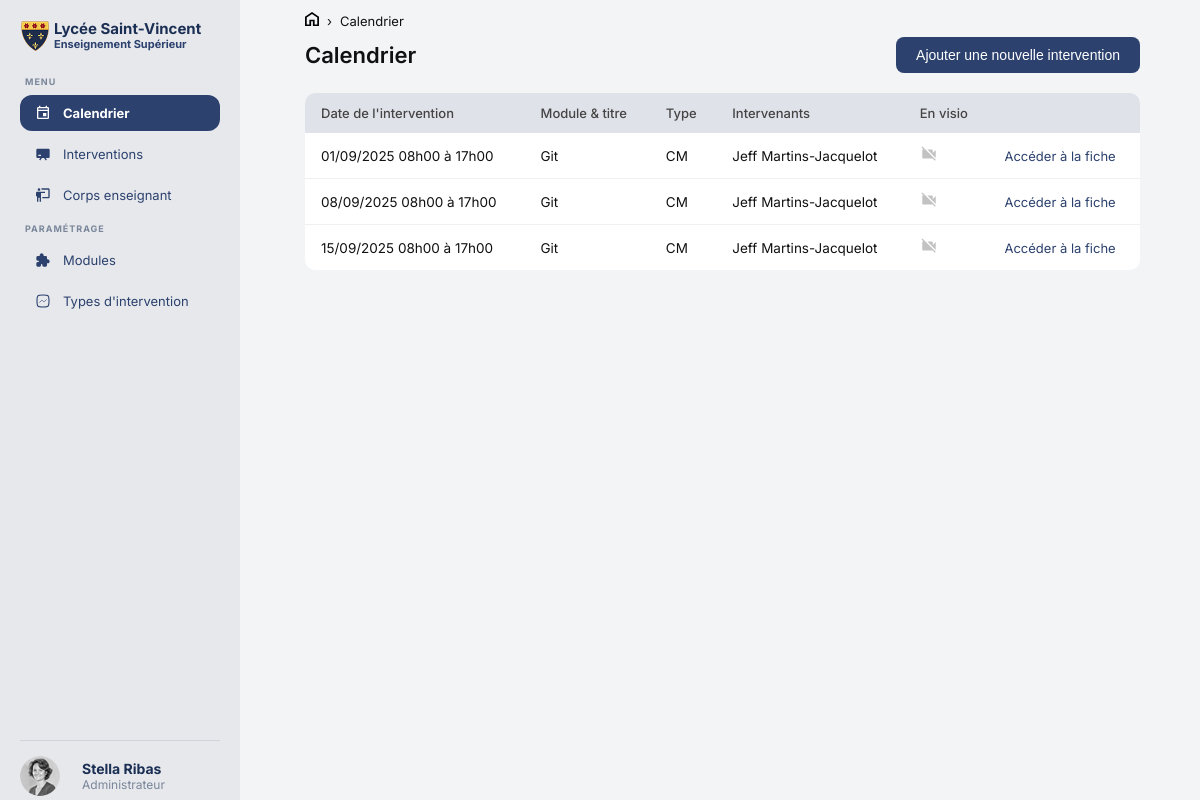
The app's page /calendrier.php with its own data.
### tables this page shows
CREATE TABLE IF NOT EXISTS `course` (
  `id` int NOT NULL AUTO_INCREMENT,
  `start_date` datetime NOT NULL,
  `end_date` datetime NOT NULL,
  `intervention_type_id` int NOT NULL,
  `module_id` int NOT NULL,
  `remotely` tinyint(1) NOT NULL DEFAULT '0',
  `title` varchar(150) DEFAULT NULL,
  PRIMARY KEY (`id`),
  KEY `fk_course_intervention_type` (`intervention_type_id`),
  KEY `fk_course_module` (`module_id`)
);

### database/requetecalendrier.php (called while the page is built, shortened)
<?php
require_once '../fonctions/db.php';
$stmt = $pdo->query("
    SELECT
        c.id,
        CONCAT(
            DATE_FORMAT(c.start_date, '%d/%m/%Y %Hh%i'),
            ' à ',
            DATE_FORMAT(c.end_date, '%Hh%i')
        )                                                   AS date,
        CONCAT(
            m.name,
            IF(c.title IS NOT NULL AND c.title != '',
               CONCAT(' - ', c.title), '')
        )                                                   AS mod_titre,
        COALESCE(it.name, '—')                             AS type,
        GROUP_CONCAT(
            CONCAT(u.first_name, ' ', u.last_name)
            ORDER BY u.last_name
            SEPARATOR ', '
        )                                                   AS intervenants,
        c.remotely                                          AS visio
    FROM course c
    JOIN module m                   ON c.module_id            = m.id
    LEFT JOIN intervention_type it  ON c.intervention_type_id = it.id
    LEFT JOIN course_instructor ci  ON c.id                   = ci.course_id
    LEFT JOIN instructor ins        ON ci.instructor_id       = ins.id
    LEFT JOIN users u               ON ins.user_id            = u.id
    GROUP BY c.id, c.start_date, c.end_date, m.name, c.title, it.name, c.remotely
    ORDER BY c.start_date ASC
");
$types = $stmt->fetchAll(PDO::FETCH_ASSOC);

### public/calendrier.php (the view, shortened to what this page needs)
<?php
require_once '../fonctions/db.php';
require_once '../database/requetecalendrier.php';
?>
<!DOCTYPE html>
<html lang="fr">
<head>
    <link rel="stylesheet" href="assets/css/header.css">
    <link rel="stylesheet" href="assets/css/calendrier.css">
</head>
<body class="pageintervention">
<div class="page">
    <?php require_once '../inclus/header.php'; ?>
    <main class="contenu">
        <nav class="fil">
            <a href="index.php"><img src="assets/images/Home.svg"></a>
            <span>›</span>
            <a href="calendrier.php">Calendrier</a>
        </nav>
        <div class="entete-page">
            <p class="titre-principal">Calendrier</p>
            <button class="bouton-ajouter" onclick="document.getElementById('modal-ajouter').showModal()">
                Ajouter une nouvelle intervention
            </button>
        </div>
        <table class="table">
            <thead>
            <tr>
                <th>Date de l'intervention</th>
                <th>Module &amp; titre</th>
                <th>Type</th>
                <th>Intervenants</th>
                <th>En visio</th>
                <th></th>
            </tr>
            </thead>
            <tbody>
            <?php foreach ($types as $type): ?>
                <tr>
                    <td><?= htmlspecialchars($type['date'] ?? '') ?></td>
                    <td><?= htmlspecialchars($type['mod_titre'] ?? '—') ?></td>
                    <td><?= htmlspecialchars($type['type'] ?? '—') ?></td>
                    <td><?= htmlspecialchars($type['intervenants'] ?? '—') ?></td>
                    <td>
                        <?php if ($type['visio']): ?>
                            <svg xmlns="http://www.w3.org/2000/svg" width="18" height="18" viewBox="0 0 24 24" fill="currentColor"><path d="M17 10.5V7a1 1 0 0 0-1-1H4a1 1 0 0 0-1 1v10a1 1 0 0 0 1 1h12a1 1 0 0 0 1-1v-3.5l4 4v-11l-4 4z"/></svg>
                        <?php else: ?>
                            <svg xmlns="http://www.w3.org/2000/svg" width="18" height="18" viewBox="0 0 24 24" fill="currentColor" style="opacity:0.25"><path d="M21 6.5l-4 4V7a1 1 0 0 0-1-1H9.82L21 17.18V6.5zM3.27 2L2 3.27 4.73 6H4a1 1 0 0 0-1 1v10a1 1 0 0 0 1 1h12c.28 0 .53-.11.71-.29L19.73 21 21 19.73 3.27 2z"/></svg>
                        <?php endif; ?>
                    </td>
                    <td>
                        <a href="fiche_type.php?id=<?= (int)$type['id'] ?>" class="lien-fiche">
                            Accéder à la fiche
                        </a>
                    </td>
                </tr>
            <?php endforeach; ?>
            </tbody>
        </table>
    </main>
</div>
</body>
</html>

### public/assets/css/header.css (style rules this page uses)
html, body { margin: 0; padding: 0; overflow-x: hidden; box-sizing: border-box; font-family: 'Inter', sans-serif; background-color: #f3f4f6; color: #1b2e53; }
.page { display: flex; min-height: 100vh; }

### public/assets/css/calendrier.css (style rules this page uses)
.contenu { margin-left: 275px; flex: 1; min-height: 100vh; padding: 0 60px 0 30px; }
.fil { display: flex; align-items: center; gap: 8px; font-size: 13px; color: #111; margin-bottom: 8px; margin-top: 12px; }
.fil a { color: #111; text-decoration: none; }
.entete-page { display: flex; justify-content: space-between; align-items: center; margin-bottom: 20px; }
.titre-principal { font-size: 22px; font-weight: 600; color: #111; margin: 0; }
.bouton-ajouter { background-color: #2c416e; color: white; padding: 10px 20px; border-radius: 8px; font-size: 14px; font-weight: 500; border: none; cursor: pointer; transition: background 0.2s; white-space: nowrap; }
.table { width: 100%; border-collapse: collapse; background: white; border-radius: 10px; overflow: hidden; table-layout: auto; }
.table thead tr { background-color: rgba(193, 198, 211, 0.5); }
.table th { padding: 12px 16px; text-align: left; font-size: 13px; font-weight: 500; color: #444; white-space: nowrap; }
.table tbody tr { border-bottom: 1px solid #f0f0f0; transition: background 0.15s; }
.table tbody tr:last-child { border-bottom: none; }
.table td { padding: 12px 16px; font-size: 13.5px; color: #111; vertical-align: middle; }
.lien-fiche { text-decoration: none; color: #2c416e; font-size: 13px; display: inline-flex; align-items: center; gap: 5px; white-space: nowrap; }

### records on screen
course: date "01/09/2025 08h00 à 17h00", mod_titre "Git", type "CM", intervenants "Jeff Martins-Jacquelot", remotely 0 (drawn)
course: date "08/09/2025 08h00 à 17h00", mod_titre "Git", type "CM", intervenants "Jeff Martins-Jacquelot", remotely 0 (drawn)
course: date "15/09/2025 08h00 à 17h00", mod_titre "Git", type "CM", intervenants "Jeff Martins-Jacquelot", remotely 0 (drawn)
